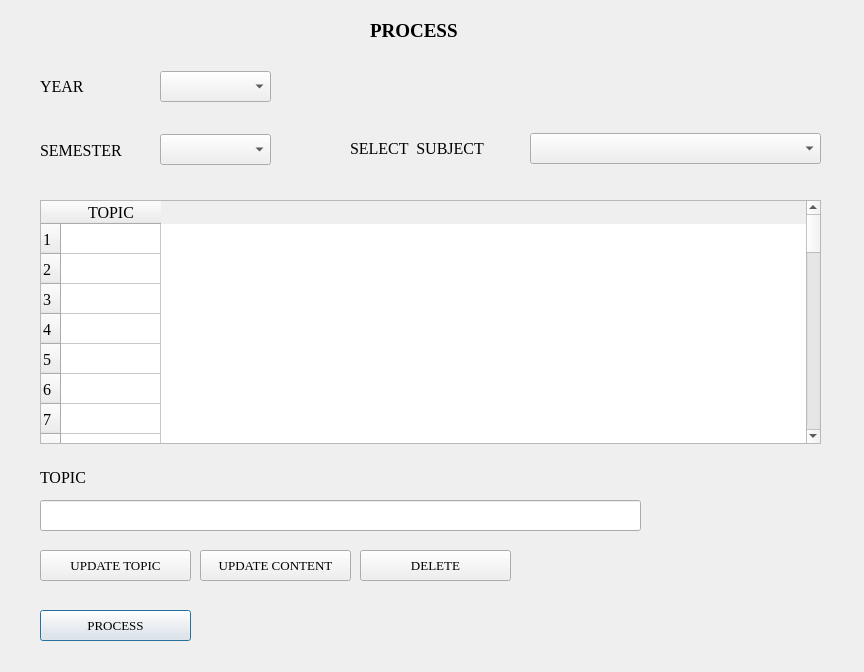
<?xml version="1.0" encoding="UTF-8"?>
<ui version="4.0">
 <class>Dialog_process</class>
 <widget class="QDialog" name="Dialog_process">
  <property name="geometry">
   <rect>
    <x>0</x>
    <y>0</y>
    <width>864</width>
    <height>672</height>
   </rect>
  </property>
  <property name="windowTitle">
   <string>Dialog</string>
  </property>
  <widget class="QComboBox" name="cmb_select_process">
   <property name="geometry">
    <rect>
     <x>530</x>
     <y>133</y>
     <width>291</width>
     <height>31</height>
    </rect>
   </property>
   <property name="font">
    <font>
     <family>Times New Roman</family>
     <pointsize>12</pointsize>
    </font>
   </property>
  </widget>
  <widget class="QLabel" name="lbl_select_subject">
   <property name="geometry">
    <rect>
     <x>350</x>
     <y>138</y>
     <width>151</width>
     <height>21</height>
    </rect>
   </property>
   <property name="font">
    <font>
     <family>Times New Roman</family>
     <pointsize>12</pointsize>
    </font>
   </property>
   <property name="text">
    <string>SELECT  SUBJECT</string>
   </property>
  </widget>
  <widget class="QPushButton" name="btn_process">
   <property name="geometry">
    <rect>
     <x>40</x>
     <y>610</y>
     <width>151</width>
     <height>31</height>
    </rect>
   </property>
   <property name="font">
    <font>
     <family>Times New Roman</family>
     <pointsize>10</pointsize>
    </font>
   </property>
   <property name="text">
    <string>PROCESS</string>
   </property>
   <property name="icon">
    <iconset>
     <normaloff>SE_syllabus/14d42564.png</normaloff>SE_syllabus/14d42564.png</iconset>
   </property>
   <property name="iconSize">
    <size>
     <width>24</width>
     <height>24</height>
    </size>
   </property>
  </widget>
  <widget class="QLabel" name="lbl_process">
   <property name="geometry">
    <rect>
     <x>370</x>
     <y>20</y>
     <width>101</width>
     <height>21</height>
    </rect>
   </property>
   <property name="font">
    <font>
     <family>Times New Roman</family>
     <pointsize>14</pointsize>
     <weight>75</weight>
     <bold>true</bold>
    </font>
   </property>
   <property name="text">
    <string>PROCESS</string>
   </property>
  </widget>
  <widget class="QLabel" name="label_year">
   <property name="geometry">
    <rect>
     <x>40</x>
     <y>76</y>
     <width>81</width>
     <height>21</height>
    </rect>
   </property>
   <property name="font">
    <font>
     <family>Times New Roman</family>
     <pointsize>12</pointsize>
    </font>
   </property>
   <property name="text">
    <string>YEAR</string>
   </property>
  </widget>
  <widget class="QComboBox" name="comboBox_semester">
   <property name="geometry">
    <rect>
     <x>160</x>
     <y>134</y>
     <width>111</width>
     <height>31</height>
    </rect>
   </property>
   <property name="font">
    <font>
     <family>Times New Roman</family>
     <pointsize>12</pointsize>
    </font>
   </property>
  </widget>
  <widget class="QComboBox" name="comboBox_year">
   <property name="geometry">
    <rect>
     <x>160</x>
     <y>71</y>
     <width>111</width>
     <height>31</height>
    </rect>
   </property>
   <property name="font">
    <font>
     <family>Times New Roman</family>
     <pointsize>12</pointsize>
    </font>
   </property>
  </widget>
  <widget class="QLabel" name="label_semester">
   <property name="geometry">
    <rect>
     <x>40</x>
     <y>140</y>
     <width>91</width>
     <height>21</height>
    </rect>
   </property>
   <property name="font">
    <font>
     <family>Times New Roman</family>
     <pointsize>12</pointsize>
    </font>
   </property>
   <property name="text">
    <string>SEMESTER</string>
   </property>
  </widget>
  <widget class="QTableWidget" name="tableWidget">
   <property name="geometry">
    <rect>
     <x>40</x>
     <y>200</y>
     <width>781</width>
     <height>244</height>
    </rect>
   </property>
   <property name="sizePolicy">
    <sizepolicy hsizetype="Expanding" vsizetype="Expanding">
     <horstretch>0</horstretch>
     <verstretch>0</verstretch>
    </sizepolicy>
   </property>
   <property name="font">
    <font>
     <family>Times New Roman</family>
     <pointsize>12</pointsize>
    </font>
   </property>
   <property name="rowCount">
    <number>40</number>
   </property>
   <property name="columnCount">
    <number>1</number>
   </property>
   <row/>
   <row/>
   <row/>
   <row/>
   <row/>
   <row/>
   <row/>
   <row/>
   <row/>
   <row/>
   <row/>
   <row/>
   <row/>
   <row/>
   <row/>
   <row/>
   <row/>
   <row/>
   <row/>
   <row/>
   <row/>
   <row/>
   <row/>
   <row/>
   <row/>
   <row/>
   <row/>
   <row/>
   <row/>
   <row/>
   <row/>
   <row/>
   <row/>
   <row/>
   <row/>
   <row/>
   <row/>
   <row/>
   <row/>
   <row/>
   <column>
    <property name="text">
     <string>TOPIC</string>
    </property>
   </column>
  </widget>
  <widget class="QPushButton" name="pushButton_delete">
   <property name="geometry">
    <rect>
     <x>360</x>
     <y>550</y>
     <width>151</width>
     <height>31</height>
    </rect>
   </property>
   <property name="font">
    <font>
     <family>Times New Roman</family>
     <pointsize>10</pointsize>
    </font>
   </property>
   <property name="text">
    <string>DELETE</string>
   </property>
   <property name="icon">
    <iconset>
     <normaloff>SE_syllabus/Delete_Icon.png</normaloff>SE_syllabus/Delete_Icon.png</iconset>
   </property>
   <property name="iconSize">
    <size>
     <width>22</width>
     <height>21</height>
    </size>
   </property>
  </widget>
  <widget class="QPushButton" name="pushButton_update_content">
   <property name="geometry">
    <rect>
     <x>200</x>
     <y>550</y>
     <width>151</width>
     <height>31</height>
    </rect>
   </property>
   <property name="font">
    <font>
     <family>Times New Roman</family>
     <pointsize>10</pointsize>
    </font>
   </property>
   <property name="text">
    <string>UPDATE CONTENT</string>
   </property>
   <property name="icon">
    <iconset>
     <normaloff>SE_syllabus/update.png</normaloff>SE_syllabus/update.png</iconset>
   </property>
   <property name="iconSize">
    <size>
     <width>20</width>
     <height>20</height>
    </size>
   </property>
  </widget>
  <widget class="QLabel" name="label_question">
   <property name="geometry">
    <rect>
     <x>40</x>
     <y>467</y>
     <width>101</width>
     <height>21</height>
    </rect>
   </property>
   <property name="font">
    <font>
     <family>Times New Roman</family>
     <pointsize>12</pointsize>
    </font>
   </property>
   <property name="text">
    <string>TOPIC</string>
   </property>
  </widget>
  <widget class="QLineEdit" name="lineEdit_topic">
   <property name="geometry">
    <rect>
     <x>40</x>
     <y>500</y>
     <width>601</width>
     <height>31</height>
    </rect>
   </property>
   <property name="font">
    <font>
     <family>Times New Roman</family>
     <pointsize>12</pointsize>
    </font>
   </property>
  </widget>
  <widget class="QPushButton" name="pushButton_update_topic">
   <property name="geometry">
    <rect>
     <x>40</x>
     <y>550</y>
     <width>151</width>
     <height>31</height>
    </rect>
   </property>
   <property name="font">
    <font>
     <family>Times New Roman</family>
     <pointsize>10</pointsize>
    </font>
   </property>
   <property name="text">
    <string>UPDATE TOPIC</string>
   </property>
   <property name="icon">
    <iconset>
     <normaloff>SE_syllabus/update.png</normaloff>SE_syllabus/update.png</iconset>
   </property>
   <property name="iconSize">
    <size>
     <width>20</width>
     <height>20</height>
    </size>
   </property>
  </widget>
 </widget>
 <resources>
  <include location="SE_syllabus/icons/xz.qrc"/>
 </resources>
 <connections/>
</ui>
